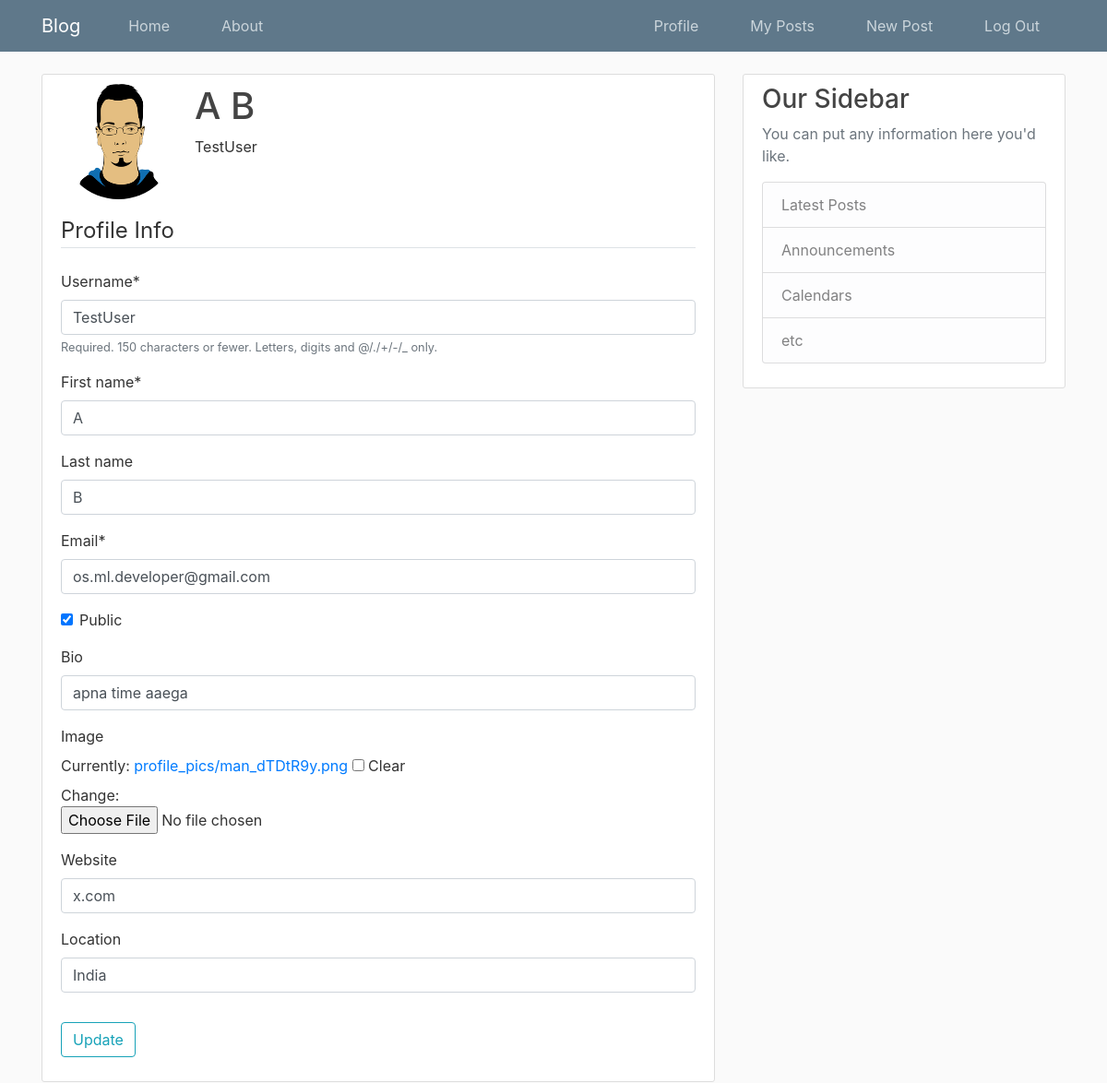
Page /profile/ (signed in) on the earlier database version.
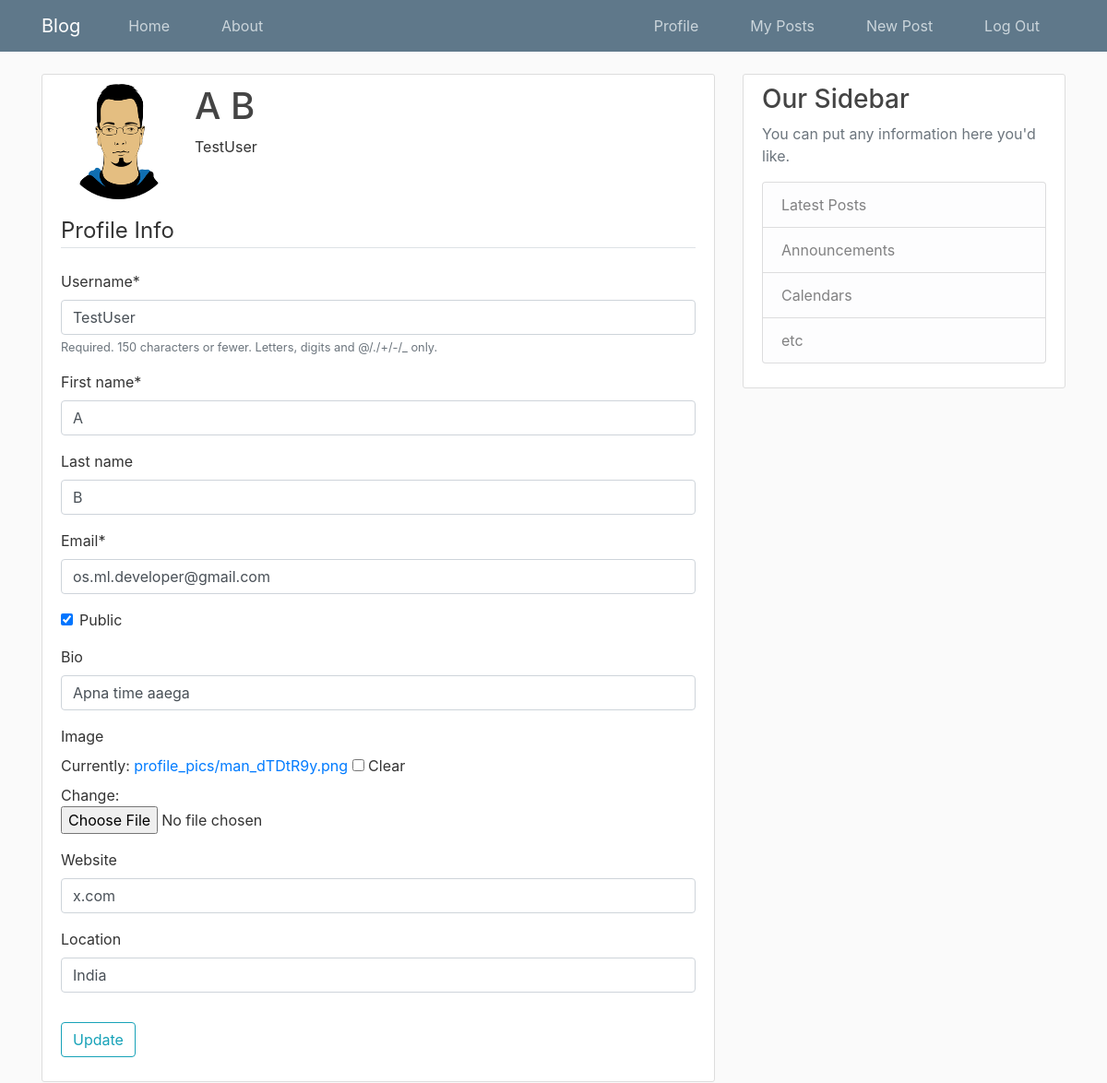
Same page on the later database version.
### Users/models.py (models this page shows, shortened)
class Profile(models.Model):
    user = models.OneToOneField(User, on_delete=models.CASCADE)
    bio = models.CharField(null=True, max_length=140, blank=True)
    image = models.ImageField(default='default.jpg', upload_to='profile_pics', blank=True)
    public = models.BooleanField(default=False)
    website = models.CharField(null=True, blank=True, max_length=80)
    location = models.CharField(null=True, max_length=200, blank=True)
    join_date = models.DateTimeField(auto_now_add=True)

### Users/views.py (the view)
# urls.py: path('profile/', user_views.profile, name='profile'),
@login_required
def profile(request):
    if(request.method == 'POST'):
        u_form = UserUpdateForm(request.POST, instance=request.user)
        p_form = ProfileUpdateForm(request.POST, request.FILES, instance=request.user.profile)
        if(u_form.is_valid() and p_form.is_valid()):
            u_form.save()
            p_form.save()
            messages.success(request, f'Your profile has been updated!')
            return redirect('profile')
    else:
        u_form = UserUpdateForm(instance=request.user)
        p_form = ProfileUpdateForm(instance=request.user.profile)
    context = {
        'u_form': u_form,
        'p_form': p_form
            }
    return render(request, 'Users/profile.html', context)

### Users/forms.py
class UserUpdateForm(forms.ModelForm):
    first_name = forms.CharField(max_length=100)
    last_name = forms.CharField(max_length=100, required=False)
    email = forms.EmailField()
    class Meta:
        model = User
        fields = ['username', 'first_name', 'last_name', 'email']

class ProfileUpdateForm(forms.ModelForm):
    class Meta:
        model = Profile
        fields = ['public', 'bio', 'image', 'website', 'location']

### Users/templates/Users/profile.html (shortened to what this page needs)
{% extends "Blog/base.html" %} {% load crispy_forms_tags %} {% block content %}
<div class="content-section">
    <div class="media">
        <img class="rounded-circle account-img" src="{{user.profile.image.url}}">
        <div class="media-body" style="text-align: justify">
            <h2 class="account-heading">{{user.first_name}} {{user.last_name}}</h2>
            <p class="text-secondry">{{user.username}}</p>
        </div>
    </div>
    <form method="post" enctype="multipart/form-data">
        <fieldset class="form-group">
            <legend class="border-bottom mb-4">Profile Info</legend>
            {{ u_form|crispy }} {{ p_form|crispy }}
        </fieldset>
        <div class="form-group">
            <button class="btn btn-outline-info" type="submit">Update</button>
        </div>
    </form>
</div>
{% endblock content %}

Differences in the rows shown:
changed Profile "x.com": bio "apna time aaega" → "Apna time aaega"
